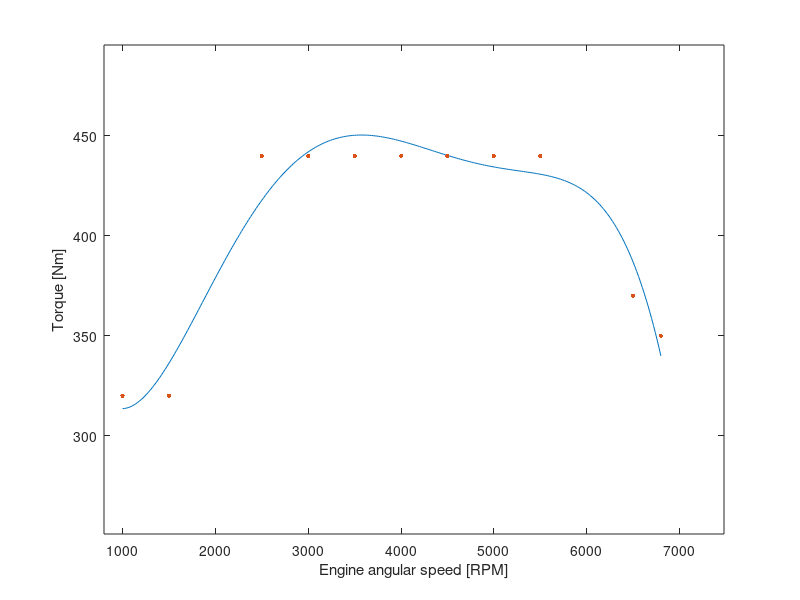

The MATLAB script that drew this image: (Note: this script raises an error after producing the figure.)
%% Powertrain Model TSI_2.0 %%
clear powertrain;%clc;

name = 'TSI_2.0';

% Type (Combustion-0/Electric-1)
pwt.type = 0;

% Engine
% Initial values
    pwt.ni = [1000 1500 2500 3000 3500 4000 4500 5000 5500 6500 6800]; % Initial n values [rpm]
    pwt.torquei = [320 320 440 440 440 440 440 440 440 370 350]; % Initial torque values [Nm]
% Min and Max n [rpm]
pwt.min_n = min(pwt.ni); % Minimum engine angular velocity [rpm]
pwt.max_n = max(pwt.ni); % Maximum engine angular velocity [rpm]
% Engine curves
pwt.interp_coef = polyfit(pwt.ni,pwt.torquei,5); % Interpolation coefficients
pwt.n = [pwt.min_n:20:pwt.max_n]; % Engine angular velocity [rpm]
pwt.torque =  polyval(pwt.interp_coef,pwt.n); % Engine torque [Nm]
pwt.power = pwt.torque.*pwt.n*(2*pi/60)/1000; % Engine power [kW]

% Gearbox
pwt.gear_i_r = [1.018 0.698 0.466 0.335 0.233 0.204];
pwt.diff = [3.44 3.44 3.44 3.44 3.44 3.44];
pwt.gear_r = pwt.gear_i_r.*pwt.diff;

% Fuel
pwt.fuel_cons_ratio = 10; % Fuel Consumption [L/km]
pwt.fuel_tank = 100; % Fuel tank [L] 

% Matrix calculus
    v = [0:1:10000];
    R = 18*25.4/1000;
    wo = v*(60/(2*pi))/R;
    wi(1:length(pwt.gear_r),1) = 0;
    i = 2;
    j = 1;
   while j <= length(pwt.gear_r)
        while wi(j,i-1) < pwt.max_n
            w_i = wo(i)*pwt.gear_r(j);
            wi(j,i) = w_i;
            i = i+1;
        end
        if w_i > pwt.max_n
            wi(j,i-1) = 0;
        end
        j = j+1;
        i = 2;
   end

pwt.n_matrix = wi; % Engine angular speed matrix (x-Speed [km/h], y-n [RPM])
pwt.n_lim_change = 6500; % n gear change upshift [rpm]
pwt.n_lim_reduce = 5000; % n gear change downshift [rpm]

% Gear change map calculus
    gear_change = 0;
    n_change = pwt.n_lim_change;
    i = 2;
    gear = 1;
    while i <= length(wi)
        if wi(gear,i-1) > n_change
            gear = gear+1;
            gear_change(i-1) = gear;
            if gear > length(wi(:,1))
                gear = length(wi(:,1));
                gear_change(i-1) = gear;
            end
        end
        gear_change(i) = gear;
        i = i+1;
    end
v = v(1:length(wi(1,:)));
pwt.gear_matrix = gear_change;

% GRAPHS
figure('Name','PWT.Power & Torque','NumberTitle','off')
plot(pwt.n,pwt.torque);hold on;
plot(pwt.ni,pwt.torquei,'.','MarkerSize',10)
xlim([pwt.min_n*0.8 pwt.max_n*1.1]);ylim([min(pwt.torque)*0.8 max(pwt.torque)*1.1]);
xlabel('Engine angular speed [RPM]');ylabel('Torque [Nm]');
yyaxis right
plot(pwt.n,pwt.power);
ylabel('Power [kW]')
title('Engine power & torque')

figure('Name','PWT.Gear change map','NumberTitle','off')
subplot(2,1,1)
plot(v,wi(1,:));hold on
plot(v,wi(2,:));
plot(v,wi(3,:));
plot(v,wi(4,:));
plot(v,wi(5,:));
plot(v,wi(6,:));
legend('g1','g2','g3','g4','g5','g6')
xlabel('Speed [km/h]');ylabel('Engine angular speed [RPM]');
title('Gear change map')
subplot(2,1,2)
plot(v,gear_change);
ylim([0 7]);
xlabel('Speed [km/h]');ylabel('Gear [-]');

% Torque and Force
gear_r = pwt.gear_r;
vx = [0:1:1000];
w_o = vx*(60/(2*pi))/R;

wi(1:length(gear_r),1) = 0;

n = pwt.ni;
torque = pwt.torquei;
p1 = polyfit(n,torque,4);
torque_i = polyval(p1,n);
power_i = torque_i.*n*(2*pi/60)/1000;

i = 2;
j = 1;
while j <= length(gear_r)
    while wi(j,i-1) < max(n)
        w_i = w_o(i).*gear_r(j);
        torque_m(j,i) = polyval(p1,w_i);
        torque_w(j,i) = torque_m(j,i).*gear_r(j);
        Fx_w(j,i) = torque_w(j,i).*pwt.diff(j)/R;
        wi(j,i) = w_i;
        i = i+1;
    end
    if w_i > max(n)
        wi(j,i-1) = 0;
        torque_m(j,i-1) = 0;
        torque_w(j,i-1) = 0;
        Fx_w(j,i-1) = 0;
    end
    i = 2;
    j = j+1;
end
vx = vx(1:length(wi));

figure('Name','PWT.Torque per gear','NumberTitle','off')
subplot(2,1,1)
plot(vx,torque_m(1,:));hold on
plot(vx,torque_m(2,:));
plot(vx,torque_m(3,:));
plot(vx,torque_m(4,:));
plot(vx,torque_m(5,:));
plot(vx,torque_m(6,:));
legend('g1','g2','g3','g4','g5','g6')
xlabel('Speed [km/h]');ylabel('Torque Motor [Nm]');
title('Torque per gear')
subplot(2,1,2)
plot(vx,torque_w(1,:));hold on
plot(vx,torque_w(2,:));
plot(vx,torque_w(3,:));
plot(vx,torque_w(4,:));
plot(vx,torque_w(5,:));
plot(vx,torque_w(6,:));
legend('g1','g2','g3','g4','g5','g6')
xlabel('Speed [km/h]');ylabel('Torque Wheel [Nm]');

figure('Name','PWT.Fx per gear','NumberTitle','off')
plot(vx,Fx_w(1,:));hold on
plot(vx,Fx_w(2,:));
plot(vx,Fx_w(3,:));
plot(vx,Fx_w(4,:));
plot(vx,Fx_w(5,:));
plot(vx,Fx_w(6,:));
legend('g1','g2','g3','g4','g5','g6')
xlabel('Speed [km/h]');ylabel('Fx_w [N]');
title('Longitudinal force per gear')

